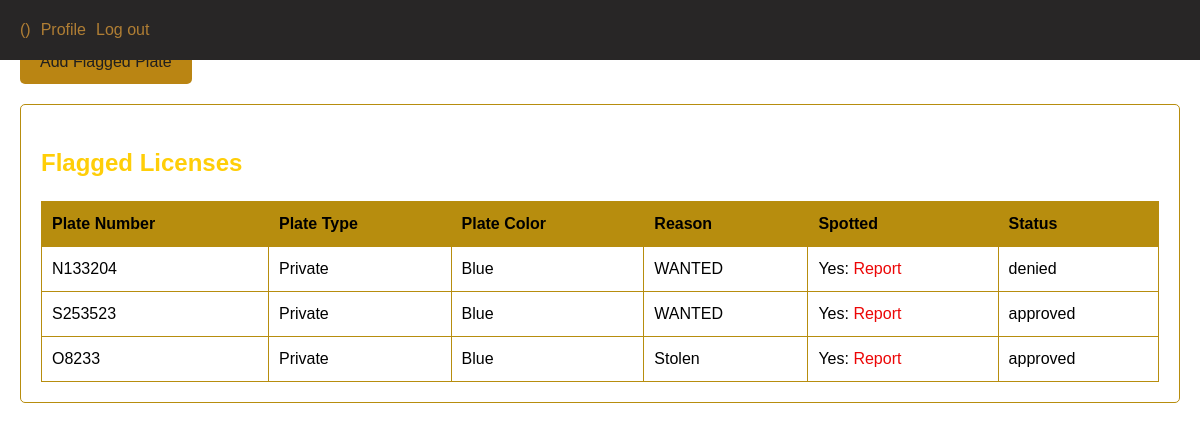
Page /Detection/dashboardSergeant.php on the committed database.
### tables this page shows
CREATE TABLE `flagged_plates` (
  `plate_number` char(20) NOT NULL,
  `plate_type` char(20) NOT NULL,
  `plate_color` char(20) NOT NULL,
  `Reason` text NOT NULL,
  `id` int(11) NOT NULL,
  `spotted` tinyint(1) DEFAULT NULL,
  `path` varchar(100) DEFAULT NULL,
  `Status` char(20) NOT NULL
);

### Detection/dashboardSergeant.php (the view, shortened to what this page needs)
<!DOCTYPE html>
<html>
<head>
    <link rel="stylesheet" type="text/css" href="dashboard.css">
</head>
<body>
    <div class="container">
        <header>
            <div class="top-right">
                <?php echo $name; ?> (<?php echo $status; ?>)
                <a href="profile.php" class="user-links">Profile</a>
                <a href="logout.php" class="user-links">Log out</a>
            </div>
        </header>
        <a href="addflagged.php" id="add-flagged-plate-btn">Add Flagged Plate</a>
        <div class="flagged-licenses-box">
            <h2>Flagged Licenses</h2>
            <table>
                <thead>
                    <tr>
                        <th>Plate Number</th>
                        <th>Plate Type</th>
                        <th>Plate Color</th>
                        <th>Reason</th>
                        <th>Spotted</th>
                        <th>Status</th>
                    </tr>
                </thead>
                <tbody>
                    <?php
                    $pdo = new PDO("mysql:host=localhost;dbname=masterthesis", "root", "");
                    $stmt = $pdo->query("SELECT plate_number, plate_type, plate_color, Reason, spotted, id, path, Status FROM flagged_plates order by status DESC");
                    while ($row = $stmt->fetch()) {
                        echo "<tr>";
                        echo "<td>" . $row['plate_number'] . "</td>";
                        echo "<td>" . $row['plate_type'] . "</td>";
                        echo "<td>" . $row['plate_color'] . "</td>";
                        echo "<td>" . $row['Reason'] . "</td>";
                        if ($row['spotted']) {
                            echo "<td>Yes: <a href='report_details.php?id=" . $row['id'] . "&src=" . $row['path'] . "'>Report </a></td>";
                        } else {
                            echo "<td>No</td>";
                        }
                        echo "<td>" . $row['Status'] . "</td>";
                        echo "</tr>";
                    }
                    ?>
                </tbody>
            </table>
        </div>
    </div>
</body>
</html>

### Detection/dashboard.css (style rules this page uses)
body { margin: 0; font-family: Arial, sans-serif; }
a { text-decoration: none; color: #ec0606; }
header { position: fixed; top: 0; left: 0; width: 100%; height: 60px; background-color: #282626; color: #b07e34; display: flex; align-items: center; justify-content: space-between; padding: 0 20px; box-sizing: border-box; z-index: 10; }
body { font-family: Arial, sans-serif; font-size: 16px; line-height: 1.5; margin: 0; padding: 0; background-image: url("img/anp.png"); background-repeat: no-repeat; background-size: cover; }
.container { max-width: 1200px; margin: 0 auto; padding: 20px; }
header { display: flex; justify-content: space-between; align-items: center; margin-bottom: 20px; }
.top-right { display: flex; align-items: center; }
.user-links { margin-left: 10px; color: #b07e34; text-decoration: none; }
#add-flagged-plate-btn { display: inline-block; padding: 10px 20px; background-color: #ba8513; color: #201f1f; font-size: 16px; text-align: center; text-decoration: none; border-radius: 5px; margin-bottom: 20px; margin-top: 20px; }
.flagged-licenses-box { border: 1px solid #b78d0e; border-radius: 5px; padding: 20px; }
.flagged-licenses-box h2 { color: rgb(255, 206, 8); }
table { width: 100%; border-collapse: collapse; border: 1px solid #b78d0e; background-color: white; }
table th, table td { padding: 10px; text-align: left; border: 1px solid #b78d0e; }
table th { background-color: #b78d0e; font-weight: bold; }

### rows in the picture
flagged_plates: plate_number "N133204", plate_type "Private", plate_color "Blue", Reason "WANTED", Status "denied"
flagged_plates: plate_number "S253523", plate_type "Private", plate_color "Blue", Reason "WANTED", Status "approved"
flagged_plates: plate_number "O8233", plate_type "Private", plate_color "Blue", Reason "Stolen", Status "approved"
